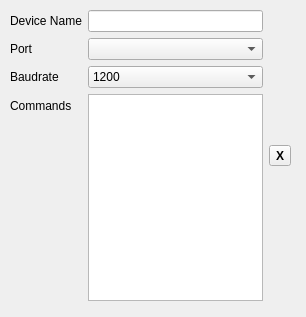
<?xml version="1.0" encoding="UTF-8"?>
<ui version="4.0">
 <class>QtSerialConfigBox</class>
 <widget class="QWidget" name="QtSerialConfigBox">
  <property name="geometry">
   <rect>
    <x>0</x>
    <y>0</y>
    <width>306</width>
    <height>317</height>
   </rect>
  </property>
  <property name="windowTitle">
   <string>QtSerialConfigBox</string>
  </property>
  <widget class="QWidget" name="horizontalLayoutWidget">
   <property name="geometry">
    <rect>
     <x>0</x>
     <y>0</y>
     <width>301</width>
     <height>311</height>
    </rect>
   </property>
   <layout class="QHBoxLayout" name="serialLayout">
    <property name="leftMargin">
     <number>10</number>
    </property>
    <property name="topMargin">
     <number>10</number>
    </property>
    <property name="rightMargin">
     <number>10</number>
    </property>
    <property name="bottomMargin">
     <number>10</number>
    </property>
    <item>
     <layout class="QFormLayout" name="serialDeviceForm">
      <item row="0" column="0">
       <widget class="QLabel" name="deviceNameLabel">
        <property name="text">
         <string>Device Name</string>
        </property>
       </widget>
      </item>
      <item row="0" column="1">
       <widget class="QLineEdit" name="deviceNameLineEdit"/>
      </item>
      <item row="1" column="0">
       <widget class="QLabel" name="portLabel">
        <property name="text">
         <string>Port</string>
        </property>
       </widget>
      </item>
      <item row="1" column="1">
       <widget class="QComboBox" name="portComboBox"/>
      </item>
      <item row="2" column="0">
       <widget class="QLabel" name="baudrateLabel">
        <property name="text">
         <string>Baudrate</string>
        </property>
       </widget>
      </item>
      <item row="2" column="1">
       <widget class="QComboBox" name="baudrateComboBox">
        <item>
         <property name="text">
          <string>1200</string>
         </property>
        </item>
        <item>
         <property name="text">
          <string>2400</string>
         </property>
        </item>
        <item>
         <property name="text">
          <string>4800</string>
         </property>
        </item>
        <item>
         <property name="text">
          <string>9600</string>
         </property>
        </item>
        <item>
         <property name="text">
          <string>19200</string>
         </property>
        </item>
        <item>
         <property name="text">
          <string>38400</string>
         </property>
        </item>
        <item>
         <property name="text">
          <string>57600</string>
         </property>
        </item>
        <item>
         <property name="text">
          <string>115200</string>
         </property>
        </item>
        <item>
         <property name="text">
          <string>230400</string>
         </property>
        </item>
        <item>
         <property name="text">
          <string>460800</string>
         </property>
        </item>
        <item>
         <property name="text">
          <string>921600</string>
         </property>
        </item>
       </widget>
      </item>
      <item row="3" column="1">
       <widget class="QPlainTextEdit" name="plainTextEdit"/>
      </item>
      <item row="3" column="0">
       <widget class="QLabel" name="label">
        <property name="text">
         <string>Commands</string>
        </property>
       </widget>
      </item>
     </layout>
    </item>
    <item>
     <widget class="QToolButton" name="deleteSerialDevice">
      <property name="font">
       <font>
        <bold>true</bold>
       </font>
      </property>
      <property name="text">
       <string>X</string>
      </property>
     </widget>
    </item>
   </layout>
  </widget>
 </widget>
 <layoutdefault spacing="6" margin="11"/>
 <resources/>
 <connections/>
</ui>
